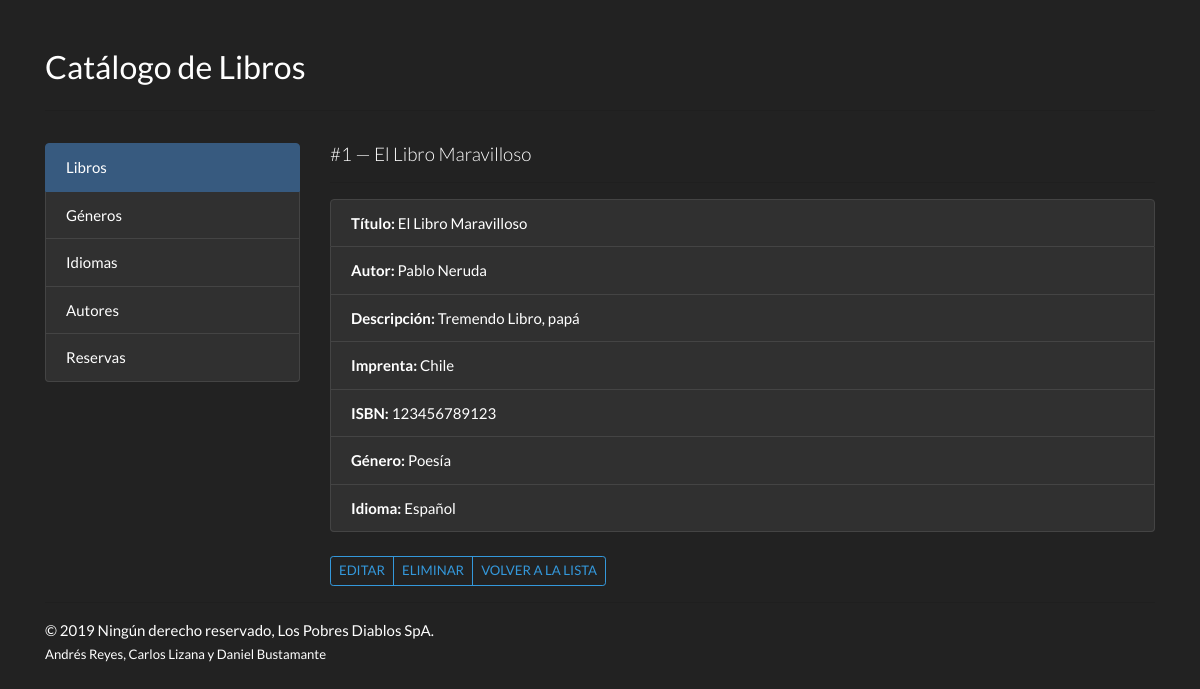
/books/detail/1/, run on an earlier commit of the app's database.
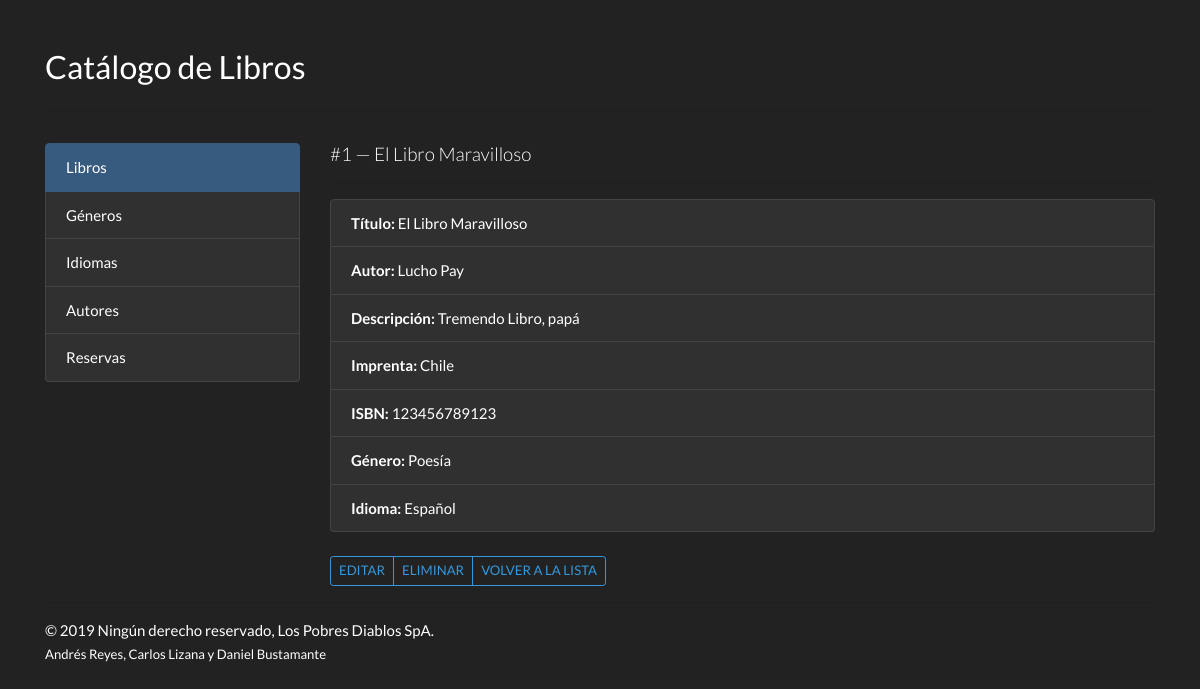
And on a later commit of the database.
### catalog/models.py (models this page shows, shortened)
class Book(models.Model):
    title = models.CharField(max_length=50)
    author = models.ForeignKey(Author, on_delete=models.SET_NULL, null=True)
    summary = models.TextField(max_length=1000)
    imprint = models.CharField(max_length=100)
    isbn = models.CharField(max_length=13)
    genre = models.ForeignKey(Genre, on_delete=models.SET_NULL, null=True)
    language = models.ForeignKey(Language, on_delete=models.SET_NULL, null=True)

class Author(models.Model):
    first_name = models.CharField(max_length=100)
    last_name = models.CharField(max_length=100)
    date_of_birth = models.DateField(null=True, blank=True)
    date_of_death = models.DateField('Died', null=True, blank=True)
    class Meta:
        ordering = ['last_name', 'first_name']
    def __str__(self):
        return '%s %s' % (self.first_name, self.last_name)

class Genre(models.Model):
    name = models.CharField(max_length=30)
    def __str__(self):
        return self.name

class Language(models.Model):
    name = models.CharField(max_length=100)
    def __str__(self):
        return self.name

### catalog/views.py (the view)
# urls.py: url(r'^books/detail/(?P<pk>\d+)/$', BookDetail.as_view(), name='books_detail'),
class BookDetail(DetailView):
    model = Book
    template_name = 'books/books_detail.html'

### catalog/templates/books/books_detail.html (shortened to what this page needs)
<!doctype html>
<html lang="en">
<head>
    <link rel="stylesheet" href="https://stackpath.bootstrapcdn.com/bootswatch/4.3.1/darkly/bootstrap.min.css"/>
</head>
<body>
<div class="container">
    <div class="row">
        <div class="col pt-5">
            <h3>Catálogo de Libros</h3>
        </div>
    </div>
    <hr class="pb-3"/>
    <div class="row">
        <div class="col-lg-3 order-2 order-lg-1">
            <div class="list-group">
                <a href="{% url 'catalog:books_list' %}"
                   class="list-group-item list-group-item-action active">Libros</a>
                <a href="{% url 'catalog:genres_list' %}" class="list-group-item list-group-item-action">Géneros</a>
                <a href="{% url 'catalog:languages_list' %}" class="list-group-item list-group-item-action">Idiomas</a>
                <a href="{% url 'catalog:authors_list' %}" class="list-group-item list-group-item-action">Autores</a>
                <a href="{% url 'catalog:reservations_list' %}"
                   class="list-group-item list-group-item-action">Reservas</a>
            </div>
        </div>
        <div class="col-lg-9 order-1 order-lg-2">
            <h5 class="font-weight-light">#{{ book.id }} — {{ book.title }}</h5>
            <hr />
            <ul class="list-group pb-4">
                <li class="list-group-item"><strong>Título:</strong> {{ book.title }}</li>
                <li class="list-group-item"><strong>Autor:</strong> {{ book.author }}</li>
                <li class="list-group-item"><strong>Descripción:</strong> {{ book.summary }}</li>
                <li class="list-group-item"><strong>Imprenta:</strong> {{ book.imprint }}</li>
                <li class="list-group-item"><strong>ISBN:</strong> {{ book.isbn }}</li>
                <li class="list-group-item"><strong>Género:</strong> {{ book.genre }}</li>
                <li class="list-group-item"><strong>Idioma:</strong> {{ book.language }}</li>
            </ul>
            <div class="btn-group" role="group">
                <a href="{% url 'catalog:books_update' book.id %}" class="btn btn-sm btn-outline-info float-right text-uppercase">Editar
                </a>
                <a href="{% url 'catalog:books_delete' book.id %}" class="btn btn-sm btn-outline-info float-right text-uppercase">Eliminar
                </a>
                <a href="{% url 'catalog:books_list' %}" class="btn btn-sm btn-outline-info float-right text-uppercase">Volver a la Lista
                </a>
            </div>
        </div>
    </div>
    <hr/>
    &copy; 2019 Ningún derecho reservado, Los Pobres Diablos SpA.<br><small>Andrés Reyes, Carlos Lizana y Daniel
    Bustamante</small>
</div>
</body>
</html>

What changed in the data, as far as the page shows it:
changed Book "El Libro Maravilloso": author "Pablo Neruda" → "Lucho Pay"
